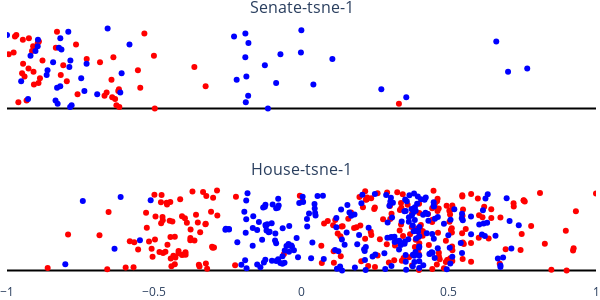
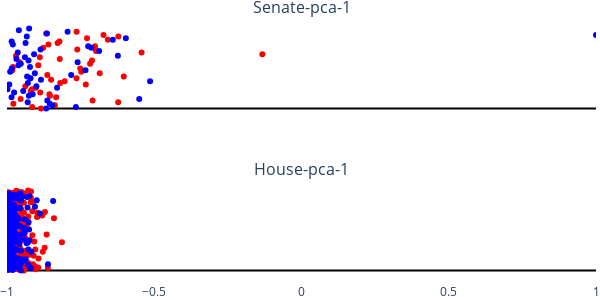
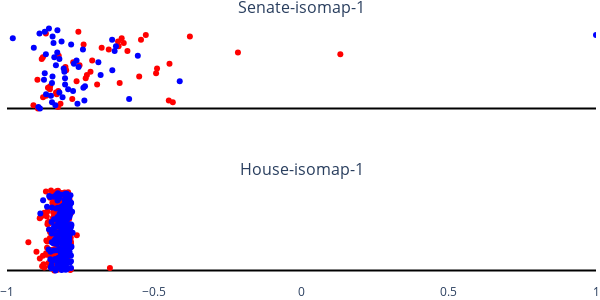

Notebook code for these charts, in order:
### Code cell
marker_size = 10

for dimension_key in ["tsne-1", "pca-1", "isomap-1"]:
    print(df[dimension_key].min(), df[dimension_key].max())

    fig = make_subplots(
        rows=2,
        cols=1,
        shared_xaxes=True,
        subplot_titles=(f"Senate-{dimension_key}", f"House-{dimension_key}"),
    )

    fig.add_trace(
        go.Scatter(
            x=senate_democrats[dimension_key],
            mode="markers",
            marker_color=senate_democrats["marker_color"],
            name="Democrats",
        ),
        row=1,
        col=1,
    )

    fig.add_trace(
        go.Scatter(
            x=senate_republicans[dimension_key],
            mode="markers",
            marker_color=senate_republicans["marker_color"],
            name="Republicans",
        ),
        row=1,
        col=1,
    )

    fig.add_trace(
        go.Scatter(
            x=house_democrats[dimension_key],
            mode="markers",
            marker_color=house_democrats["marker_color"],
            name="Democrats",
        ),
        row=2,
        col=1,
    )

    fig.add_trace(
        go.Scatter(
            x=house_republicans[dimension_key],
            mode="markers",
            marker_color=house_republicans["marker_color"],
            name="Republicans",
        ),
        row=2,
        col=1,
    )

    fig.update_yaxes(
        # showgrid=False,
        zerolinecolor="black",
        showticklabels=False,
    )
    fig.update_xaxes(range=[-1, 1])
    fig.update_layout(
        showlegend=False,
        paper_bgcolor="rgba(0,0,0,0)",
        plot_bgcolor="rgba(0,0,0,0)",
        autosize=False,
        width=600,
        height=300,
        margin=dict(l=0, r=0, b=0, t=20, pad=4),
    )

    if dimension_key == "tsne-1":
        fig.write_image(f"../paper-figures/congress-embedding-{dimension_key}.png")

    fig.show()

### Figure 1 — Plotly figure (JSON) as saved in the notebook; plotly's stock layout.template omitted (floating-point values rounded to 4 significant figures; data arrays with more than 128 entries replaced by an {"elided": "..."} marker saying what was removed)
{"data": [{"marker": {"color": ["red", "red", "red", "red", "red", "red", "red", "red", "red", "red", "red", "red", "red", "red", "red", "red", "red", "red", "red", "red", "red", "red", "red", "red", "red", "red", "red", "red", "red", "red", "red", "red", "red", "red", "red", "red", "red", "red", "red", "red", "red", "red", "red", "red", "red", "red", "red", "red", "red"]}, "mode": "markers", "name": "Democrats", "type": "scatter", "x": [-0.4982, -0.6185, -0.6285, 0.3308, -0.9615, -0.9336, -0.6329, -0.6428, -0.6688, -0.7605, -0.6617, -0.6221, -0.6199, -0.5475, -0.3255, -0.9085, -0.893, -0.7969, -0.6452, -0.8881, -0.9404, -0.8175, -0.9488, -0.91, -0.5555, -0.927, -0.3638, -0.809, -0.9454, -0.6842, -0.8795, -0.7293, -0.6388, -0.5011, -0.9942, -0.9775, -0.9151, -0.9069, -0.8341, -0.9113, -0.7656, -0.8957, -0.8916, -0.9462, -0.9257, -0.9731, -0.9683, -0.5335, -0.8303], "xaxis": "x", "yaxis": "y"}, {"marker": {"color": ["blue", "blue", "blue", "blue", "blue", "blue", "blue", "blue", "blue", "blue", "blue", "blue", "blue", "blue", "blue", "blue", "blue", "blue", "blue", "blue", "blue", "blue", "blue", "blue", "blue", "blue", "blue", "blue", "blue", "blue", "blue", "blue", "blue", "blue", "blue", "blue", "blue", "blue", "blue", "blue", "blue", "blue", "blue", "blue", "blue", "blue", "blue", "blue", "blue", "blue", "blue"]}, "mode": "markers", "name": "Republicans", "type": "scatter", "x": [-0.1141, -0.7856, -0.7805, -0.8281, -0.1892, -0.8352, -0.9284, 0.3557, -0.1811, -0.6937, -0.6153, -0.7372, 0.2711, -0.8299, -0.8192, 0.04037, -0.08611, -0.9519, -0.2201, -0.748, -0.1872, -0.8653, -0.6108, 0.7014, -0.8624, 0.7665, -0.7883, -0.1244, -0.7298, -0.8435, -0.7847, 0.1048, -0.1908, -0.9201, -0.07153, -0.001959, -0.9033, -0.8151, -0.8236, -0.8958, -0.5841, -0.1802, 0.6614, -0.8949, -0.819, -0.2291, -1, -0.1906, -0.7919, -0.0005006, -0.6583], "xaxis": "x", "yaxis": "y"}, {"marker": {"color": {"elided": "231 str values"}}, "mode": "markers", "name": "Democrats", "type": "scatter", "x": {"elided": "231 float values"}, "xaxis": "x2", "yaxis": "y2"}, {"marker": {"color": {"elided": "223 str values"}}, "mode": "markers", "name": "Republicans", "type": "scatter", "x": {"elided": "223 float values"}, "xaxis": "x2", "yaxis": "y2"}], "layout": {"annotations": [{"font": {"size": 16}, "showarrow": false, "text": "Senate-tsne-1", "x": 0.5, "xanchor": "center", "xref": "paper", "y": 1, "yanchor": "bottom", "yref": "paper"}, {"font": {"size": 16}, "showarrow": false, "text": "House-tsne-1", "x": 0.5, "xanchor": "center", "xref": "paper", "y": 0.375, "yanchor": "bottom", "yref": "paper"}], "autosize": false, "height": 300, "margin": {"b": 0, "l": 0, "pad": 4, "r": 0, "t": 20}, "paper_bgcolor": "rgba(0,0,0,0)", "plot_bgcolor": "rgba(0,0,0,0)", "showlegend": false, "width": 600, "xaxis": {"anchor": "y", "domain": [0, 1], "matches": "x2", "range": [-1, 1], "showticklabels": false}, "xaxis2": {"anchor": "y2", "domain": [0, 1], "range": [-1, 1]}, "yaxis": {"anchor": "x", "domain": [0.625, 1], "showticklabels": false, "zerolinecolor": "black"}, "yaxis2": {"anchor": "x2", "domain": [0, 0.375], "showticklabels": false, "zerolinecolor": "black"}}}

### Figure 2 — Plotly figure (JSON) as saved in the notebook; plotly's stock layout.template omitted (floating-point values rounded to 4 significant figures; data arrays with more than 128 entries replaced by an {"elided": "..."} marker saying what was removed)
{"data": [{"marker": {"color": ["red", "red", "red", "red", "red", "red", "red", "red", "red", "red", "red", "red", "red", "red", "red", "red", "red", "red", "red", "red", "red", "red", "red", "red", "red", "red", "red", "red", "red", "red", "red", "red", "red", "red", "red", "red", "red", "red", "red", "red", "red", "red", "red", "red", "red", "red", "red", "red", "red"]}, "mode": "markers", "name": "Democrats", "type": "scatter", "x": [-0.8848, -0.9146, -0.8374, -0.9784, -0.6225, -0.7095, -0.9536, -0.8333, -0.8541, -0.8561, -0.887, -0.9195, -0.915, -0.9022, -0.9379, -0.7324, -0.8195, -0.8043, -0.8501, -0.764, -0.6036, -0.8632, -0.6851, -0.7478, -0.982, -0.7513, -0.9799, -0.8939, -0.7179, -0.957, -0.7114, -0.8208, -0.8886, -0.9694, -0.1329, -0.543, -0.6979, -0.7614, -0.8769, -0.7012, -0.8593, -0.8281, -0.8219, -0.6577, -0.7284, -0.6219, -0.6723, -0.867, -0.7635], "xaxis": "x", "yaxis": "y"}, {"marker": {"color": ["blue", "blue", "blue", "blue", "blue", "blue", "blue", "blue", "blue", "blue", "blue", "blue", "blue", "blue", "blue", "blue", "blue", "blue", "blue", "blue", "blue", "blue", "blue", "blue", "blue", "blue", "blue", "blue", "blue", "blue", "blue", "blue", "blue", "blue", "blue", "blue", "blue", "blue", "blue", "blue", "blue", "blue", "blue", "blue", "blue", "blue", "blue", "blue", "blue", "blue", "blue"]}, "mode": "markers", "name": "Republicans", "type": "scatter", "x": [-0.8669, -0.7661, -0.8461, -0.8545, -0.9297, -0.8632, -0.551, -0.9845, -0.9257, -0.913, -0.9758, -0.9449, -0.9983, -0.83, -0.9003, -0.9922, -0.929, -0.5141, -0.8847, -0.9202, -0.9316, -0.782, -0.9054, -0.9892, -0.7336, -0.9839, -0.922, -0.9611, -0.9533, -0.7601, -0.9268, -0.968, -0.9391, -0.6236, -0.9081, -0.9634, -0.6872, -0.886, -0.7137, -0.7244, -0.9802, -0.9369, -0.9842, -0.6407, -0.5965, -0.9328, 1, -0.8644, -0.7942, -0.9597, -0.9249], "xaxis": "x", "yaxis": "y"}, {"marker": {"color": {"elided": "231 str values"}}, "mode": "markers", "name": "Democrats", "type": "scatter", "x": {"elided": "231 float values"}, "xaxis": "x2", "yaxis": "y2"}, {"marker": {"color": {"elided": "223 str values"}}, "mode": "markers", "name": "Republicans", "type": "scatter", "x": {"elided": "223 float values"}, "xaxis": "x2", "yaxis": "y2"}], "layout": {"annotations": [{"font": {"size": 16}, "showarrow": false, "text": "Senate-pca-1", "x": 0.5, "xanchor": "center", "xref": "paper", "y": 1, "yanchor": "bottom", "yref": "paper"}, {"font": {"size": 16}, "showarrow": false, "text": "House-pca-1", "x": 0.5, "xanchor": "center", "xref": "paper", "y": 0.375, "yanchor": "bottom", "yref": "paper"}], "autosize": false, "height": 300, "margin": {"b": 0, "l": 0, "pad": 4, "r": 0, "t": 20}, "paper_bgcolor": "rgba(0,0,0,0)", "plot_bgcolor": "rgba(0,0,0,0)", "showlegend": false, "width": 600, "xaxis": {"anchor": "y", "domain": [0, 1], "matches": "x2", "range": [-1, 1], "showticklabels": false}, "xaxis2": {"anchor": "y2", "domain": [0, 1], "range": [-1, 1]}, "yaxis": {"anchor": "x", "domain": [0.625, 1], "showticklabels": false, "zerolinecolor": "black"}, "yaxis2": {"anchor": "x2", "domain": [0, 0.375], "showticklabels": false, "zerolinecolor": "black"}}}

### Figure 3 — Plotly figure (JSON) as saved in the notebook; plotly's stock layout.template omitted (floating-point values rounded to 4 significant figures; data arrays with more than 128 entries replaced by an {"elided": "..."} marker saying what was removed)
{"data": [{"marker": {"color": ["red", "red", "red", "red", "red", "red", "red", "red", "red", "red", "red", "red", "red", "red", "red", "red", "red", "red", "red", "red", "red", "red", "red", "red", "red", "red", "red", "red", "red", "red", "red", "red", "red", "red", "red", "red", "red", "red", "red", "red", "red", "red", "red", "red", "red", "red", "red", "red", "red"]}, "mode": "markers", "name": "Democrats", "type": "scatter", "x": [-0.895, -0.827, -0.9102, -0.8184, -0.437, -0.4506, -0.7784, -0.8776, -0.8671, -0.8313, -0.8337, -0.8258, -0.8543, -0.8609, -0.8536, -0.694, -0.6174, -0.7637, -0.8967, -0.7328, -0.5512, -0.7286, -0.4938, -0.7165, -0.7991, -0.4905, -0.8015, -0.7537, -0.4482, -0.7752, -0.7108, -0.8821, -0.8781, -0.8244, 0.1319, -0.2159, -0.5911, -0.6545, -0.6786, -0.6211, -0.7399, -0.6036, -0.6228, -0.545, -0.6106, -0.3791, -0.5287, -0.868, -0.7577], "xaxis": "x", "yaxis": "y"}, {"marker": {"color": ["blue", "blue", "blue", "blue", "blue", "blue", "blue", "blue", "blue", "blue", "blue", "blue", "blue", "blue", "blue", "blue", "blue", "blue", "blue", "blue", "blue", "blue", "blue", "blue", "blue", "blue", "blue", "blue", "blue", "blue", "blue", "blue", "blue", "blue", "blue", "blue", "blue", "blue", "blue", "blue", "blue", "blue", "blue", "blue", "blue", "blue", "blue", "blue", "blue", "blue", "blue"]}, "mode": "markers", "name": "Republicans", "type": "scatter", "x": [-0.888, -0.8935, -0.8356, -0.7608, -0.8472, -0.7372, -0.5853, -0.8114, -0.8508, -0.8674, -0.8221, -0.7757, -0.7924, -0.7407, -0.7352, -0.8027, -0.8473, -0.4135, -0.8744, -0.803, -0.8455, -0.6821, -0.8718, -0.8053, -0.6424, -0.8075, -0.7569, -0.8339, -0.7727, -0.6897, -0.7638, -0.8221, -0.8394, -0.5558, -0.8681, -0.8294, -0.6345, -0.7422, -0.909, -0.63, -0.7822, -0.8421, -0.8147, -0.643, -0.9803, -0.8453, 1, -0.8897, -0.8718, -0.8288, -0.8576], "xaxis": "x", "yaxis": "y"}, {"marker": {"color": {"elided": "231 str values"}}, "mode": "markers", "name": "Democrats", "type": "scatter", "x": {"elided": "231 float values"}, "xaxis": "x2", "yaxis": "y2"}, {"marker": {"color": {"elided": "223 str values"}}, "mode": "markers", "name": "Republicans", "type": "scatter", "x": {"elided": "223 float values"}, "xaxis": "x2", "yaxis": "y2"}], "layout": {"annotations": [{"font": {"size": 16}, "showarrow": false, "text": "Senate-isomap-1", "x": 0.5, "xanchor": "center", "xref": "paper", "y": 1, "yanchor": "bottom", "yref": "paper"}, {"font": {"size": 16}, "showarrow": false, "text": "House-isomap-1", "x": 0.5, "xanchor": "center", "xref": "paper", "y": 0.375, "yanchor": "bottom", "yref": "paper"}], "autosize": false, "height": 300, "margin": {"b": 0, "l": 0, "pad": 4, "r": 0, "t": 20}, "paper_bgcolor": "rgba(0,0,0,0)", "plot_bgcolor": "rgba(0,0,0,0)", "showlegend": false, "width": 600, "xaxis": {"anchor": "y", "domain": [0, 1], "matches": "x2", "range": [-1, 1], "showticklabels": false}, "xaxis2": {"anchor": "y2", "domain": [0, 1], "range": [-1, 1]}, "yaxis": {"anchor": "x", "domain": [0.625, 1], "showticklabels": false, "zerolinecolor": "black"}, "yaxis2": {"anchor": "x2", "domain": [0, 0.375], "showticklabels": false, "zerolinecolor": "black"}}}
